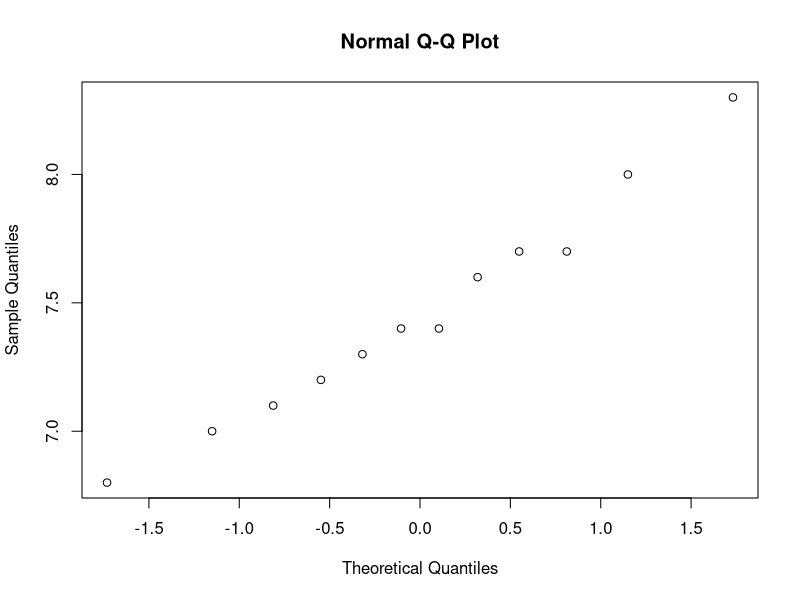
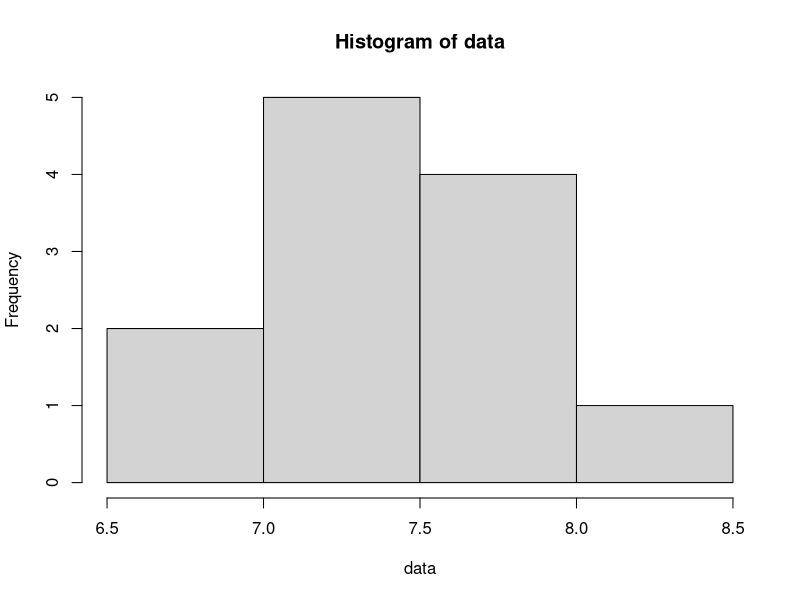

The R script that drew these images, in order:
## ---- chunk 1
data = c(7.7, 6.8, 8.0, 7.4, 7.1, 7.4, 7.2, 7.3, 8.3, 7.7, 7.6, 7.0)
qqnorm(data)
hist(data)
## ---- chunk 2
n= length(data)
s = sd(data)
xbar = mean(data)
t = (xbar-8)/(s/sqrt(n))
t
## ---- chunk 3
newt = 3.106*(s/sqrt(n))
xbar+newt
xbar-newt
## ---- chunk 4
p = binom.test(4,17,.5,'less')
p
